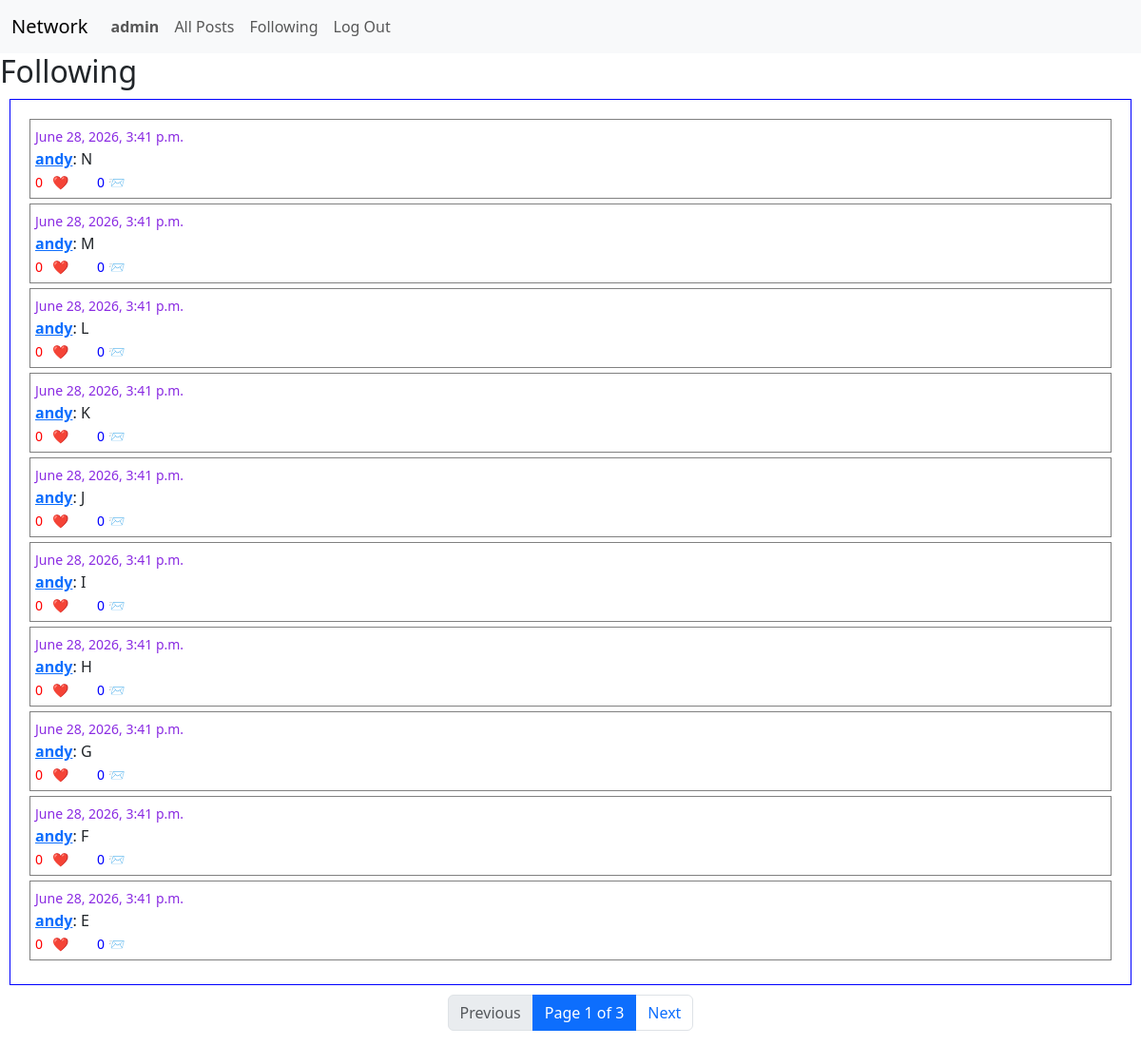
The page /following (signed in) on the database its author committed.
### network/models.py (models this page shows, shortened)
class User(AbstractUser):
    following = models.ManyToManyField("self", symmetrical=False, blank=True, related_name="followers")
    pass

class Post(models.Model):
    user = models.ForeignKey(User, on_delete=models.CASCADE, related_name="posts")
    content = models.TextField()
    timestamp = models.DateTimeField(auto_now_add=True)

### network/views.py (the view)
# urls.py: path("following", views.following, name="following"),
@login_required
def following(request):
    posts = Post.objects.filter(user__in=request.user.following.all()).order_by("-timestamp")
    paginator = Paginator(posts, 10)
    pageNumber = request.GET.get('page', 1)
    pageObject = paginator.get_page(pageNumber)
    return render(request, "network/following.html", {
        "posts":pageObject,
    })

### network/templates/network/following.html (shortened to what this page needs)
{% extends "network/layout.html" %}
{% load static %}
{% block body %}
    <h2> Following </h2>
    <div id="posts-container" class="posts-container" >
        {% for post in posts %}
            <div class="individual-post">
                <small style="color:blueviolet;">{{post.timestamp}}</small><br>
                <strong><a href="{% url 'profile' post.user.username %}">{{post.user.username}}</a></strong>: {{post.content}} <br>
                <small style="color:red;"> <span class="likescount">{{post.likes.count}}</span> <button data-id="{{post.id}}" class="likebutton">❤️</button></small>
                <small style="color:blue;">{{post.comments.count}} 📨</small>
            </div>
        {% empty %}
            <strong> No posts yet!!! </strong>
        {% endfor %}
    </div>
    <nav aria-label="Page navigation">
        <ul class="pagination justify-content-center">
            {% if posts.has_previous %}
                <li class="page-item">
                    <a class="page-link" href="?page={{ posts.previous_page_number }}">Previous</a>
                </li>
            {% else %}
                <li class="page-item disabled">
                    <span class="page-link">Previous</span>
                </li>
            {% endif %}
            <li class="page-item active" aria-current="page">
                <span class="page-link">
                    Page {{ posts.number }} of {{ posts.paginator.num_pages }}
                </span>
            </li>
            {% if posts.has_next %}
                <li class="page-item">
                    <a class="page-link" href="?page={{ posts.next_page_number }}">Next</a>
                </li>
            {% else %}
                <li class="page-item disabled">
                    <span class="page-link">Next</span>
                </li>
            {% endif %}
        </ul>
    </nav>
{% endblock %}

### network/templates/network/layout.html (shortened to what this page needs)
{% load static %}
<!DOCTYPE html>
<html lang="en">
    <head>
        <link href="https://cdn.jsdelivr.net/npm/bootstrap@5.3.3/dist/css/bootstrap.min.css" rel="stylesheet">
        <link href="{% static 'network/styles.css' %}" rel="stylesheet">
    </head>
    <body>
        <nav class="navbar navbar-expand-lg bg-light">
            <div class="container-fluid"> <a class="navbar-brand" href="{% url 'index' %}">Network</a>
                <div class="collapse navbar-collapse" id="navbarNav">
                    <ul class="navbar-nav me-auto mb-2 mb-lg-0">
                        {% if user.is_authenticated %}
                            <li class="nav-item">
                                <a class="nav-link" href="{% url 'profile' user.username %}"><strong>{{ user.username }}</strong></a>
                            </li>
                        {% endif %}
                        <li class="nav-item">
                            <a class="nav-link" href="{% url 'index' %}">All Posts</a>
                        </li>
                        {% if user.is_authenticated %}
                            <li class="nav-item">
                                <a class="nav-link" href="{% url 'following' %}">Following</a>
                            </li>
                            <li class="nav-item">
                                <a class="nav-link" href="{% url 'logout' %}">Log Out</a>
                            </li>
                        {% endif %}
                    </ul>
                </div>
            </div>
        </nav>
        <div class="body">
            {% block body %}
            {% endblock %}
        </div>
    </body>
</html>

### network/static/network/styles.css (style rules this page uses)
.posts-container { height:auto; width: auto; border: 1px solid blue; margin: 10px; padding: 20px; margin-right: 10px; }
.individual-post { border: 1px solid gray; margin-bottom: 5px; padding: 5px; }
.likebutton { border:none; background-color: transparent; }

### rows shown on the page
User: username "admin"
Post: timestamp "June 28, 2026, 3:41 p.m.", user.username "andy", content "N", likes.count "0", comments.count "0"
Post: timestamp "June 28, 2026, 3:41 p.m.", user.username "andy", content "M", likes.count "0", comments.count "0"
Post: timestamp "June 28, 2026, 3:41 p.m.", user.username "andy", content "L", likes.count "0", comments.count "0"
Post: timestamp "June 28, 2026, 3:41 p.m.", user.username "andy", content "K", likes.count "0", comments.count "0"
Post: timestamp "June 28, 2026, 3:41 p.m.", user.username "andy", content "J", likes.count "0", comments.count "0"
Post: timestamp "June 28, 2026, 3:41 p.m.", user.username "andy", content "I", likes.count "0", comments.count "0"
Post: timestamp "June 28, 2026, 3:41 p.m.", user.username "andy", content "H", likes.count "0", comments.count "0"
Post: timestamp "June 28, 2026, 3:41 p.m.", user.username "andy", content "G", likes.count "0", comments.count "0"
Post: timestamp "June 28, 2026, 3:41 p.m.", user.username "andy", content "F", likes.count "0", comments.count "0"
Post: timestamp "June 28, 2026, 3:41 p.m.", user.username "andy", content "E", likes.count "0", comments.count "0"

### other values the page prints
{{ posts.number }} "1"
{{ posts.paginator.num_pages }} "3"
